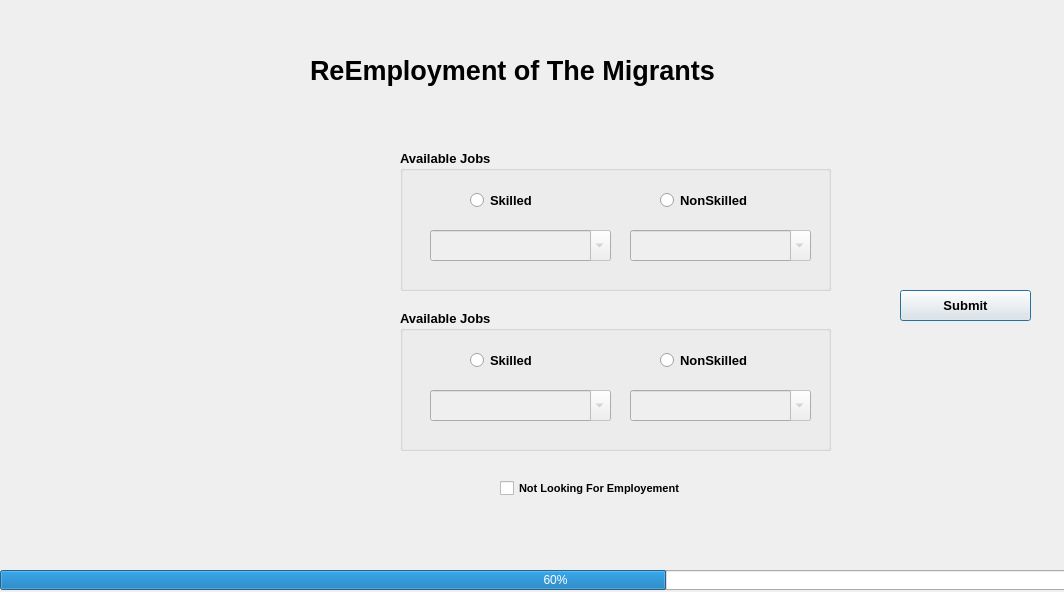
<?xml version="1.0" encoding="UTF-8"?>
<ui version="4.0">
 <class>Dialog3</class>
 <widget class="QDialog" name="Dialog3">
  <property name="geometry">
   <rect>
    <x>0</x>
    <y>0</y>
    <width>1064</width>
    <height>592</height>
   </rect>
  </property>
  <property name="windowTitle">
   <string>Dialog</string>
  </property>
  <property name="styleSheet">
   <string notr="true">background-image: url(:/new/prefix1/D:/FEC/pexels-madison-inouye-1831234.jpg);</string>
  </property>
  <widget class="QPushButton" name="pushButton">
   <property name="geometry">
    <rect>
     <x>900</x>
     <y>290</y>
     <width>131</width>
     <height>31</height>
    </rect>
   </property>
   <property name="font">
    <font>
     <pointsize>10</pointsize>
     <weight>75</weight>
     <bold>true</bold>
    </font>
   </property>
   <property name="text">
    <string>Submit</string>
   </property>
  </widget>
  <widget class="QGroupBox" name="groupBox">
   <property name="enabled">
    <bool>true</bool>
   </property>
   <property name="geometry">
    <rect>
     <x>400</x>
     <y>150</y>
     <width>431</width>
     <height>141</height>
    </rect>
   </property>
   <property name="font">
    <font>
     <pointsize>10</pointsize>
     <weight>75</weight>
     <bold>true</bold>
    </font>
   </property>
   <property name="title">
    <string>Available Jobs</string>
   </property>
   <widget class="QComboBox" name="comboBox">
    <property name="enabled">
     <bool>false</bool>
    </property>
    <property name="geometry">
     <rect>
      <x>30</x>
      <y>80</y>
      <width>181</width>
      <height>31</height>
     </rect>
    </property>
    <property name="font">
     <font>
      <pointsize>10</pointsize>
      <weight>75</weight>
      <bold>true</bold>
     </font>
    </property>
    <property name="contextMenuPolicy">
     <enum>Qt::DefaultContextMenu</enum>
    </property>
    <property name="editable">
     <bool>true</bool>
    </property>
    <property name="currentText">
     <string/>
    </property>
   </widget>
   <widget class="QComboBox" name="comboBox_2">
    <property name="enabled">
     <bool>false</bool>
    </property>
    <property name="geometry">
     <rect>
      <x>230</x>
      <y>80</y>
      <width>181</width>
      <height>31</height>
     </rect>
    </property>
    <property name="font">
     <font>
      <pointsize>10</pointsize>
      <weight>75</weight>
      <bold>true</bold>
     </font>
    </property>
    <property name="editable">
     <bool>true</bool>
    </property>
   </widget>
   <widget class="QRadioButton" name="radioButton">
    <property name="enabled">
     <bool>true</bool>
    </property>
    <property name="geometry">
     <rect>
      <x>70</x>
      <y>40</y>
      <width>95</width>
      <height>20</height>
     </rect>
    </property>
    <property name="font">
     <font>
      <pointsize>10</pointsize>
      <weight>75</weight>
      <bold>true</bold>
     </font>
    </property>
    <property name="text">
     <string>Skilled</string>
    </property>
   </widget>
   <widget class="QRadioButton" name="radioButton_2">
    <property name="enabled">
     <bool>true</bool>
    </property>
    <property name="geometry">
     <rect>
      <x>260</x>
      <y>40</y>
      <width>121</width>
      <height>20</height>
     </rect>
    </property>
    <property name="font">
     <font>
      <pointsize>10</pointsize>
      <weight>75</weight>
      <bold>true</bold>
     </font>
    </property>
    <property name="text">
     <string>NonSkilled</string>
    </property>
   </widget>
  </widget>
  <widget class="QGroupBox" name="groupBox_2">
   <property name="geometry">
    <rect>
     <x>400</x>
     <y>310</y>
     <width>431</width>
     <height>141</height>
    </rect>
   </property>
   <property name="font">
    <font>
     <pointsize>10</pointsize>
     <weight>75</weight>
     <bold>true</bold>
    </font>
   </property>
   <property name="title">
    <string>Available Jobs</string>
   </property>
   <widget class="QComboBox" name="comboBox_3">
    <property name="enabled">
     <bool>false</bool>
    </property>
    <property name="geometry">
     <rect>
      <x>30</x>
      <y>80</y>
      <width>181</width>
      <height>31</height>
     </rect>
    </property>
    <property name="font">
     <font>
      <pointsize>10</pointsize>
      <weight>75</weight>
      <bold>true</bold>
     </font>
    </property>
    <property name="editable">
     <bool>true</bool>
    </property>
   </widget>
   <widget class="QComboBox" name="comboBox_4">
    <property name="enabled">
     <bool>false</bool>
    </property>
    <property name="geometry">
     <rect>
      <x>230</x>
      <y>80</y>
      <width>181</width>
      <height>31</height>
     </rect>
    </property>
    <property name="font">
     <font>
      <pointsize>10</pointsize>
      <weight>75</weight>
      <bold>true</bold>
     </font>
    </property>
    <property name="autoFillBackground">
     <bool>false</bool>
    </property>
    <property name="editable">
     <bool>true</bool>
    </property>
   </widget>
   <widget class="QRadioButton" name="radioButton_3">
    <property name="geometry">
     <rect>
      <x>70</x>
      <y>40</y>
      <width>95</width>
      <height>20</height>
     </rect>
    </property>
    <property name="font">
     <font>
      <pointsize>10</pointsize>
      <weight>75</weight>
      <bold>true</bold>
     </font>
    </property>
    <property name="text">
     <string>Skilled</string>
    </property>
   </widget>
   <widget class="QRadioButton" name="radioButton_4">
    <property name="geometry">
     <rect>
      <x>260</x>
      <y>40</y>
      <width>121</width>
      <height>20</height>
     </rect>
    </property>
    <property name="font">
     <font>
      <pointsize>10</pointsize>
      <weight>75</weight>
      <bold>true</bold>
     </font>
    </property>
    <property name="text">
     <string>NonSkilled</string>
    </property>
   </widget>
  </widget>
  <widget class="QLabel" name="label">
   <property name="geometry">
    <rect>
     <x>310</x>
     <y>50</y>
     <width>531</width>
     <height>41</height>
    </rect>
   </property>
   <property name="font">
    <font>
     <pointsize>20</pointsize>
     <weight>75</weight>
     <bold>true</bold>
    </font>
   </property>
   <property name="text">
    <string>ReEmployment of The Migrants </string>
   </property>
  </widget>
  <widget class="QLabel" name="label_2">
   <property name="geometry">
    <rect>
     <x>60</x>
     <y>220</y>
     <width>321</width>
     <height>221</height>
    </rect>
   </property>
   <property name="styleSheet">
    <string notr="true">image: url(:/new/prefix1/D:/FEC/medical_mask_PNG48.png);</string>
   </property>
   <property name="text">
    <string/>
   </property>
  </widget>
  <widget class="QCheckBox" name="checkBox">
   <property name="geometry">
    <rect>
     <x>500</x>
     <y>480</y>
     <width>231</width>
     <height>16</height>
    </rect>
   </property>
   <property name="font">
    <font>
     <pointsize>8</pointsize>
     <weight>75</weight>
     <bold>true</bold>
    </font>
   </property>
   <property name="text">
    <string>Not Looking For Employement</string>
   </property>
  </widget>
  <widget class="QProgressBar" name="progressBar">
   <property name="geometry">
    <rect>
     <x>0</x>
     <y>570</y>
     <width>1111</width>
     <height>20</height>
    </rect>
   </property>
   <property name="value">
    <number>60</number>
   </property>
   <property name="format">
    <string>%p%</string>
   </property>
  </widget>
 </widget>
 <resources/>
 <connections/>
</ui>
